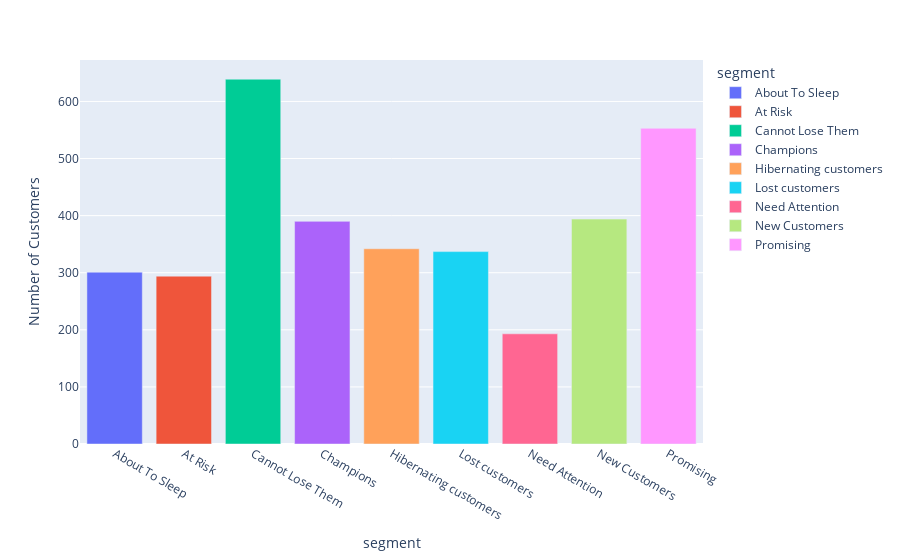

The cell this chart's notebook holds for it:
### Code cell
df_aux = df_seg.groupby('segment').count()['customer_id'].reset_index().rename(columns={'customer_id': 'number_customers'})

px.bar(df_aux, x='segment', y='number_customers', color='segment',
       labels={'number_customers': 'Number of Customers'})

### Figure 1 — Plotly figure (JSON) as saved in the notebook; plotly's stock layout.template omitted (floating-point values rounded to 4 significant figures)
{"data": [{"alignmentgroup": "True", "hovertemplate": "segment=%{x}<br>Number of Customers=%{y}<extra></extra>", "legendgroup": "About To Sleep", "marker": {"color": "#636efa", "pattern": {"shape": ""}}, "name": "About To Sleep", "offsetgroup": "About To Sleep", "orientation": "v", "showlegend": true, "textposition": "auto", "type": "bar", "x": ["About To Sleep"], "xaxis": "x", "y": [301], "yaxis": "y"}, {"alignmentgroup": "True", "hovertemplate": "segment=%{x}<br>Number of Customers=%{y}<extra></extra>", "legendgroup": "At Risk", "marker": {"color": "#EF553B", "pattern": {"shape": ""}}, "name": "At Risk", "offsetgroup": "At Risk", "orientation": "v", "showlegend": true, "textposition": "auto", "type": "bar", "x": ["At Risk"], "xaxis": "x", "y": [294], "yaxis": "y"}, {"alignmentgroup": "True", "hovertemplate": "segment=%{x}<br>Number of Customers=%{y}<extra></extra>", "legendgroup": "Cannot Lose Them", "marker": {"color": "#00cc96", "pattern": {"shape": ""}}, "name": "Cannot Lose Them", "offsetgroup": "Cannot Lose Them", "orientation": "v", "showlegend": true, "textposition": "auto", "type": "bar", "x": ["Cannot Lose Them"], "xaxis": "x", "y": [639], "yaxis": "y"}, {"alignmentgroup": "True", "hovertemplate": "segment=%{x}<br>Number of Customers=%{y}<extra></extra>", "legendgroup": "Champions", "marker": {"color": "#ab63fa", "pattern": {"shape": ""}}, "name": "Champions", "offsetgroup": "Champions", "orientation": "v", "showlegend": true, "textposition": "auto", "type": "bar", "x": ["Champions"], "xaxis": "x", "y": [390], "yaxis": "y"}, {"alignmentgroup": "True", "hovertemplate": "segment=%{x}<br>Number of Customers=%{y}<extra></extra>", "legendgroup": "Hibernating customers", "marker": {"color": "#FFA15A", "pattern": {"shape": ""}}, "name": "Hibernating customers", "offsetgroup": "Hibernating customers", "orientation": "v", "showlegend": true, "textposition": "auto", "type": "bar", "x": ["Hibernating customers"], "xaxis": "x", "y": [342], "yaxis": "y"}, {"alignmentgroup": "True", "hovertemplate": "segment=%{x}<br>Number of Customers=%{y}<extra></extra>", "legendgroup": "Lost customers", "marker": {"color": "#19d3f3", "pattern": {"shape": ""}}, "name": "Lost customers", "offsetgroup": "Lost customers", "orientation": "v", "showlegend": true, "textposition": "auto", "type": "bar", "x": ["Lost customers"], "xaxis": "x", "y": [337], "yaxis": "y"}, {"alignmentgroup": "True", "hovertemplate": "segment=%{x}<br>Number of Customers=%{y}<extra></extra>", "legendgroup": "Need Attention", "marker": {"color": "#FF6692", "pattern": {"shape": ""}}, "name": "Need Attention", "offsetgroup": "Need Attention", "orientation": "v", "showlegend": true, "textposition": "auto", "type": "bar", "x": ["Need Attention"], "xaxis": "x", "y": [193], "yaxis": "y"}, {"alignmentgroup": "True", "hovertemplate": "segment=%{x}<br>Number of Customers=%{y}<extra></extra>", "legendgroup": "New Customers", "marker": {"color": "#B6E880", "pattern": {"shape": ""}}, "name": "New Customers", "offsetgroup": "New Customers", "orientation": "v", "showlegend": true, "textposition": "auto", "type": "bar", "x": ["New Customers"], "xaxis": "x", "y": [394], "yaxis": "y"}, {"alignmentgroup": "True", "hovertemplate": "segment=%{x}<br>Number of Customers=%{y}<extra></extra>", "legendgroup": "Promising", "marker": {"color": "#FF97FF", "pattern": {"shape": ""}}, "name": "Promising", "offsetgroup": "Promising", "orientation": "v", "showlegend": true, "textposition": "auto", "type": "bar", "x": ["Promising"], "xaxis": "x", "y": [553], "yaxis": "y"}], "layout": {"barmode": "relative", "legend": {"title": {"text": "segment"}, "tracegroupgap": 0}, "margin": {"t": 60}, "xaxis": {"anchor": "y", "categoryarray": ["About To Sleep", "At Risk", "Cannot Lose Them", "Champions", "Hibernating customers", "Lost customers", "Need Attention", "New Customers", "Promising"], "categoryorder": "array", "domain": [0, 1], "title": {"text": "segment"}}, "yaxis": {"anchor": "x", "domain": [0, 1], "title": {"text": "Number of Customers"}}}}
